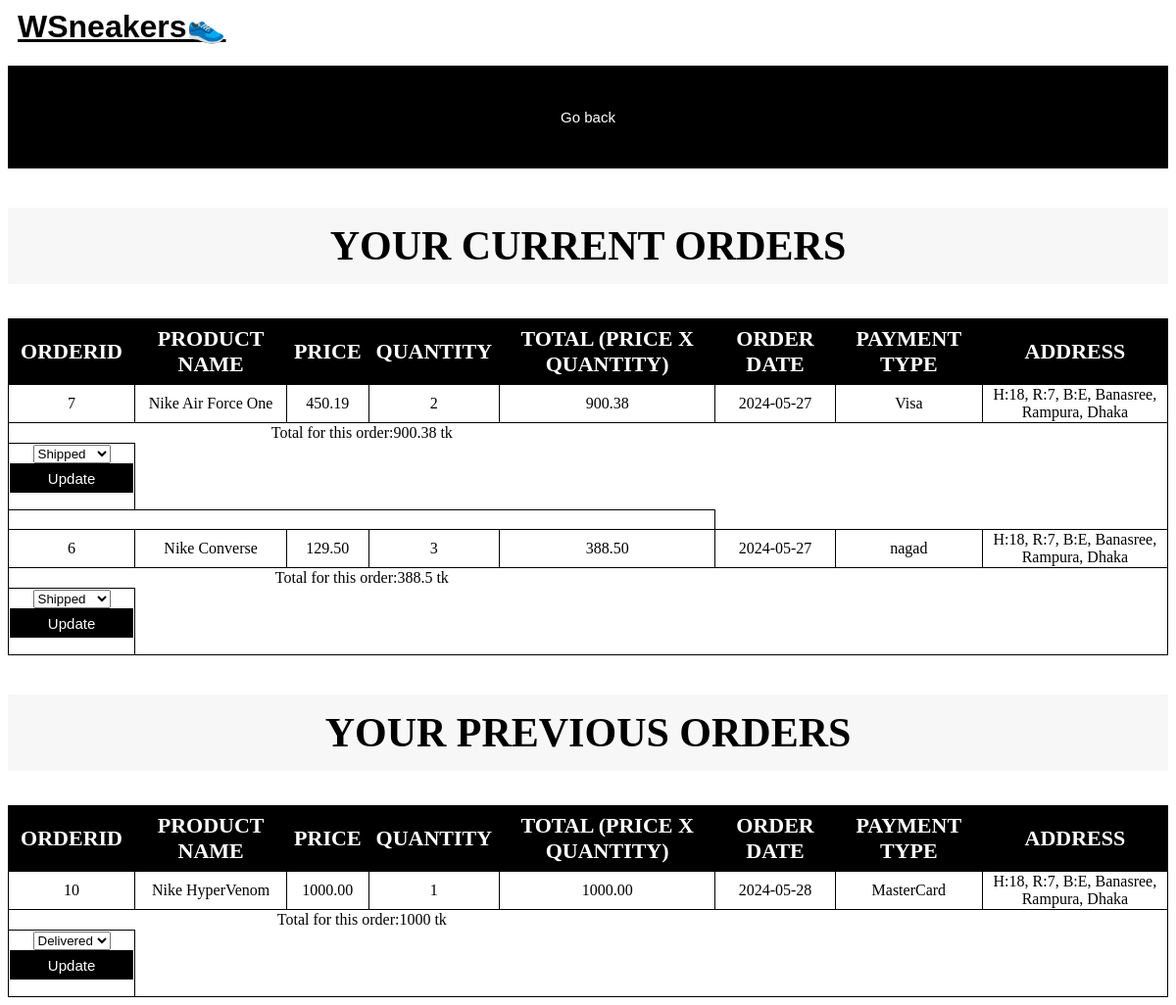
The app's page /sellerProfile/sellerorders.php (signed in), older data.
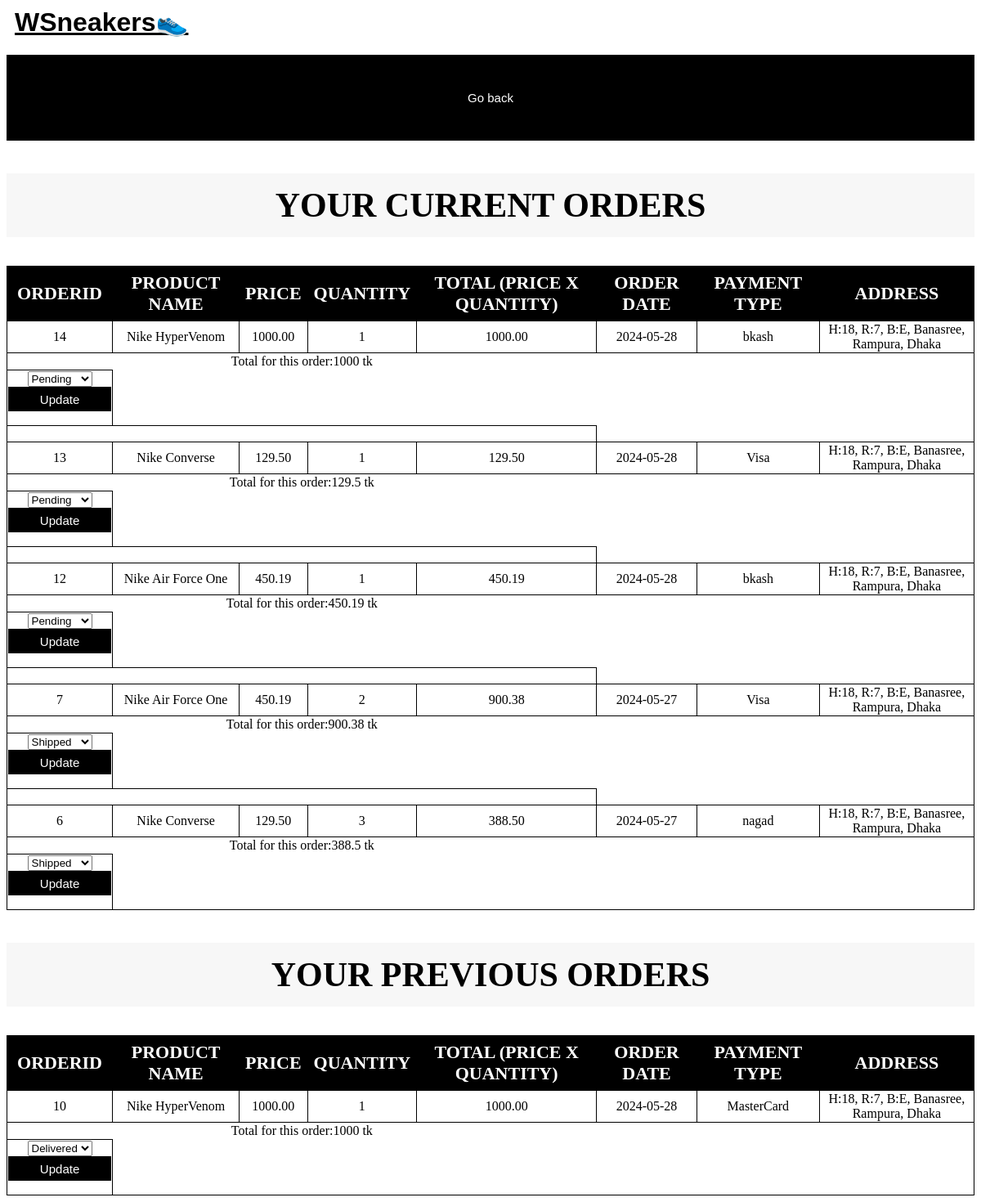
The same page, newer data.
### tables this page shows
CREATE TABLE `order` (
  `OrderID` int(10) NOT NULL,
  `Status` varchar(30) DEFAULT NULL,
  `CustomerID` int(10) DEFAULT NULL,
  `CouponID` int(10) DEFAULT NULL,
  `Total_Price` double(10,2) DEFAULT NULL,
  `Date` date DEFAULT NULL,
  `Address` varchar(100) DEFAULT NULL,
  `Payment_Type` varchar(120) NOT NULL
);

CREATE TABLE `product` (
  `ProductID` int(10) NOT NULL,
  `ProductName` varchar(100) DEFAULT NULL,
  `Price` double(6,2) DEFAULT NULL,
  `Quantity` int(3) DEFAULT NULL,
  `Image` text DEFAULT NULL,
  `ProductDesc` text DEFAULT NULL,
  `SellerID` int(10) DEFAULT NULL,
  `BrandID` int(11) DEFAULT NULL,
  `CategoryID` int(11) DEFAULT NULL
);

CREATE TABLE `order_items` (
  `OrderID` int(10) DEFAULT NULL,
  `ProductName` varchar(100) DEFAULT NULL,
  `Quantity` int(10) DEFAULT NULL
);

### order/orderRepo.php (called while the page is built, shortened)
<?php
class OrderRepo
{
    public static $instance;
    public static function getInstance(): OrderRepo
    {
        if (!isset(OrderRepo::$instance)) {
            OrderRepo::$instance = new OrderRepo();
        }
        return OrderRepo::$instance;
    }
    public function getCurrentOrdersforSeller($sellerID){
        $con = Db::getInstance()->getConnection();
        try {
            $result = mysqli_query($con, "SELECT o.OrderID, p.ProductID, p.ProductName, p.Price, oi.Quantity, o.Date, o.Payment_Type, o.Address, (p.Price*oi.Quantity) as total, o.Status
                                            FROM `order` o
                                            INNER JOIN order_items oi on oi.OrderID=o.OrderID
                                            INNER JOIN product p on p.ProductName=oi.ProductName
                                            WHERE p.SellerID='$sellerID' AND (o.Status='pending' OR o.Status='shipped')
                                            ORDER BY o.OrderID DESC;");
            if($result) return $result;
            else return false;
        } catch (Exception $e) {
            echo "Error: " . $e->getMessage() . "<br>";
            return false;
        }
    }
    public function getOldOrdersforSeller($sellerID){
        $con = Db::getInstance()->getConnection();
        try {
            $result = mysqli_query($con, "SELECT o.OrderID, p.ProductID, p.ProductName, p.Price, oi.Quantity, o.Date, o.Payment_Type, o.Address, (p.Price*oi.Quantity) as total, o.Status
                                            FROM `order` o
                                            INNER JOIN order_items oi on oi.OrderID=o.OrderID
                                            INNER JOIN product p on p.ProductName=oi.ProductName
                                            WHERE p.SellerID='$sellerID' AND o.Status='delivered'
                                            ORDER BY o.OrderID DESC;");
            if($result) return $result;
            else return false;
        } catch (Exception $e) {
            echo "Error: " . $e->getMessage() . "<br>";
            return false;
        }
    }
}

### sellerProfile/sellerorders.php (the view, shortened to what this page needs)
<?php
include("../order/orderRepo.php");
$o = OrderRepo::getInstance();
?>
<!DOCTYPE html>
<html lang="en">
<head>
    <link rel="stylesheet" href="sellerProfile.css">
</head>
<body>
    <form action='sellerProfile.php'>
        <button class="Button" type="submit">Go back</button>
    </form>
    <table>
        <h2>Your Current Orders</caption>
        <thead>
            <tr>
                <th>OrderID</th>
                <th>Product Name</th>
                <th>Price</th>
                <th>Quantity</th>
                <th>Total (Price x Quantity)</th>
                <th>Order Date</th>
                <th>Payment Type</th>
                <th>Address</th>
            </tr>
        </thead>
        <tbody>
        <?php
            $currorders = $o->getCurrentOrdersforSeller($_SESSION['SellerID']);
            $total = 0;
            $laststatus = null;
            $currentOrderID = null;
            while ($row = $currorders->fetch_assoc()){
                $previousOrderID = $currentOrderID;
                $currentOrderID = $row["OrderID"];
                if ($previousOrderID!=null && $previousOrderID!=$currentOrderID){
                    echo "<tr class='total-row'><td colspan='5' data-label='Total'>Total for this order:".$total." tk</td></tr>";
                    if ($laststatus==='pending'){
                        echo "<tr><td>
                        <form action='sellerorders.php' method='post'>
                        <select name='status'>
                            // Dropdown options for status
                            <option value='pending' class='status-option pending' selected>Pending</option>
                            <option value='shipped' class='status-option shipped'>Shipped</option>
                            <option value='delivered' class='status-option delivered'>Delivered</option>
                        </select>
                        <input type='hidden' name='order_id' value='".$previousOrderID."'>
                        <button type='submit' name='updatebtn' class='Button' style='padding:2%;'>Update</button>
                        </form></td></tr>";
                    }
                    elseif($laststatus==='shipped'){
                        echo "<tr><td>
                        <form action='sellerorders.php' method='post'>
                        <select name='status'>
                            // Dropdown options for status
                            <option value='pending' class='status-option pending'>Pending</option>
                            <option value='shipped' class='status-option shipped' selected>Shipped</option>
                            <option value='delivered' class='status-option delivered'>Delivered</option>
                        </select>
                        <input type='hidden' name='order_id' value='".$previousOrderID."'>
                        <button type='submit' name='updatebtn' class='Button' style='padding:2%;'>Update</button>
                        </form></td></tr>";
                    }
                    echo "<tr class='order-separator'><td colspan='5'></td></tr>";
                    $total = 0;
                }
                echo "<tr class='product-row'>";
                echo "<td data-label='OrderID'>" . $currentOrderID . "</td>";
                echo "<td data-label='Product Name'>" . $row["ProductName"] . "</td>";
                echo "<td data-label='Price'>" . $row["Price"] . "</td>";
                echo "<td data-label='Quantity'>" . $row["Quantity"] . "</td>";
                $total += $row["total"];
                echo "<td data-label='Total'>" . $row["total"] . "</td>";
                echo "<td data-label='OrderDate'>" . $row["Date"] . "</td>";
                echo "<td data-label='PaymentType'>" . $row["Payment_Type"] . "</td>";
                echo "<td data-label='Address'>" . $row["Address"] . "</td>";
                echo "</tr>";
                $laststatus = $row["Status"];
            }
            if ($currentOrderID !== null) {
                echo "<tr class='total-row'><td colspan='5' data-label='Total'>Total for this order:".$total." tk</td></tr>";
                if ($laststatus==='pending'){
                    echo "<tr><td>
                        <form action='sellerorders.php' method='post'>
                        <select name='status'>
                            // Dropdown options for status
                            <option value='pending' class='status-option pending' selected>Pending</option>
                            <option value='shipped' class='status-option shipped'>Shipped</option>
                            <option value='delivered' class='status-option delivered'>Delivered</option>
                        </select>
                        <input type='hidden' name='order_id' value='".$currentOrderID."'>
                        <button type='submit' name='updatebtn' class='Button' style='padding:2%;'>Update</button>
                        </form></td></tr>";
                }
                elseif($laststatus==='shipped'){
                    echo "<tr><td>
                        <form action='sellerorders.php' method='post'>
                        <select name='status'>
                            // Dropdown options for status
                            <option value='pending' class='status-option pending'>Pending</option>
                            <option value='shipped' class='status-option shipped' selected>Shipped</option>
                            <option value='delivered' class='status-option delivered'>Delivered</option>
                        </select>
                        <input type='hidden' name='order_id' value='".$currentOrderID."'>
                        <button type='submit' name='updatebtn' class='Button' style='padding:2%;'>Update</button>
                        </form></td></tr>";
                }
            }
        ?>
        </tbody>
    </table>
    <table>
        <h2>Your Previous Orders</caption>
        <thead>
            <tr>
                <th>OrderID</th>
                <th>Product Name</th>
                <th>Price</th>
                <th>Quantity</th>
                <th>Total (Price x Quantity)</th>
                <th>Order Date</th>
                <th>Payment Type</th>
                <th>Address</th>
            </tr>
        </thead>
        <tbody>
        <?php
            $oldorders = $o->getOldOrdersforSeller($_SESSION['SellerID']);
            $total = 0;
            $laststatus = null;
            $currentOrderID = null;
            while ($row = $oldorders->fetch_assoc()){
                $currentOrderID = $row["OrderID"];
                echo "<tr class='product-row'>";
                echo "<td data-label='OrderID'>" . $currentOrderID . "</td>";
                echo "<td data-label='Product Name'>" . $row["ProductName"] . "</td>";
                echo "<td data-label='Price'>" . $row["Price"] . "</td>";
                echo "<td data-label='Quantity'>" . $row["Quantity"] . "</td>";
                $total += $row["total"];
                echo "<td data-label='Total'>" . $row["total"] . "</td>";
                echo "<td data-label='OrderDate'>" . $row["Date"] . "</td>";
                echo "<td data-label='PaymentType'>" . $row["Payment_Type"] . "</td>";
                echo "<td data-label='Address'>" . $row["Address"] . "</td>";
                echo "</tr>";
                $laststatus = $row["Status"];
            }
            if ($currentOrderID !== null) {
                echo "<tr class='total-row'><td colspan='5' data-label='Total'>Total for this order:".$total." tk</td></tr>";
                if ($laststatus==='pending'){
                    echo "<tr><td>
                        <form action='sellerorders.php' method='post'>
                        <select name='status'>
                            // Dropdown options for status
                            <option value='pending' class='status-option pending' selected>Pending</option>
                            <option value='shipped' class='status-option shipped'>Shipped</option>
                            <option value='delivered' class='status-option delivered'>Delivered</option>
                        </select>
                        <input type='hidden' name='order_id' value='".$currentOrderID."'>
                        <button type='submit' name='updatebtn' class='Button' style='padding:2%;'>Update</button>
                        </form></td></tr>";
                }
                elseif($laststatus==='delivered'){
                    echo "<tr><td>
                        <form action='sellerorders.php' method='post'>
                        <select name='status'>
                            // Dropdown options for status
                            <option value='pending' class='status-option pending'>Pending</option>
                            <option value='shipped' class='status-option shipped'>Shipped</option>
                            <option value='delivered' class='status-option delivered' selected>Delivered</option>
                        </select>
                        <input type='hidden' name='order_id' value='".$currentOrderID."'>
                        <button type='submit' name='updatebtn' class='Button' style='padding:2%;'>Update</button>
                        </form></td></tr>";
                }
            }
        ?>
        </tbody>
    </table>
</body>
</html>

### header.css (style rules this page uses)
.homepage { font-family: sans-serif; color: black; margin-left: 10px; }

### sellerProfile/sellerProfile.css (style rules this page uses)
table { border-collapse: collapse; width: 100%; border: 1px solid black; }
h2 { text-align: center; font-size: 42px; text-transform: uppercase; color: #000000; background-color: #f7f7f7; padding: 15px; margin-top: 40px; }
th, td { text-align: center; background-color: #ffffff; border: 1px solid black; }
th { background-color: #000000; font-size: 22px; color: #ffffff; text-transform: uppercase; padding: 7px; }
.Button { background-color: black; border: 4px solid black; color: white; font-size: 15px; cursor: pointer; width: 100%; border-top: 4px solid black; border-bottom: 4px solid black; padding: 40px; }

### sellerProfile/sellerorders.php (style rules this page uses)
.product-row td { border: 1px solid black; }
.total-row td, .delivered-row td { border: none; text-align: center; }
.status-option { display: inline-block; margin-right: 10px; cursor: pointer; }
.status-option.pending { background-color: #bd0101; color: white; display: inline-block; padding: 5px 10px; margin: 10px 0; }
.status-option.shipped { background-color: #ffbc02; color: white; display: inline-block; padding: 5px 10px; margin: 10px 0; }
.status-option.delivered { background-color: #27b41a; color: white; display: inline-block; padding: 5px 10px; margin: 10px 0; }
.order-separator { height: 20px; }

Row changes from the older to the newer data that the page shows:
added order: OrderID "14", product.ProductName "Nike HyperVenom", product.Price "1000.00", order_items.Quantity "1", total "1000.00", Date "2024-05-28", Payment_Type "bkash", Address "H:18, R:7, B:E, Banasree, Rampura, Dhaka", shown under "YOUR CURRENT ORDERS"
added order: total "1000", OrderID "13", product.ProductName "Nike Converse", product.Price "129.50", order_items.Quantity "1", total "129.50", Date "2024-05-28", Payment_Type "Visa", Address "H:18, R:7, B:E, Banasree, Rampura, Dhaka", shown under "YOUR CURRENT ORDERS"
added order: total "129.5", OrderID "12", product.ProductName "Nike Air Force One", product.Price "450.19", order_items.Quantity "1", total "450.19", Date "2024-05-28", Payment_Type "bkash", Address "H:18, R:7, B:E, Banasree, Rampura, Dhaka", shown under "YOUR CURRENT ORDERS"
shown differently, row unchanged: order id 7: total (not shown) → "450.19"; status (not shown) → "Pending"
